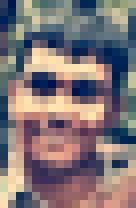
#> input picture Assignment1/Data/self_photo.png, 17 x 26 px, shrunk from 85 x 128 before the run (shown 8 times larger); the run also reads 2 pictures not shown here
$ jupyter execute Question1.ipynb
#> lines starting #> are read from the running program, lines starting #| are printed output that depends on the picture
[cell 1]
import matplotlib.pyplot as plt
from PIL import Image
import numpy as np

[cell 2]
def standardize(image):
    image = (image- image.mean())/ (np.std(image))
    return image

[cell 3]
def cross_corelation(image, filters):
    fig=plt.figure()
    # perform cross_correlation between image and filter
    output = np.zeros(shape=((image.shape[0]-(filters.shape[0])+1),(image.shape[1]-(filters.shape[1])+1))) # this could be the output shape after correlation
    #output = np.zeros(shape=(image.shape[0],image.shape[1]))
    #print("Output shape is ",output.shape)
    #print(filters.shape[0])
    k1= (int)((filters.shape[0]-1)/2) # get the centre row pixel
    rem1= filters.shape[0]-(2*k1) # get the remainder of the pizels which the half of kernel could'nt cover
    #print(k1," ",rem1)
    k2= int((filters.shape[1]-1)/2) # get the centre column pixel
    rem2= filters.shape[1]-(2*k2)
    for i in range(k1,image.shape[0]-k1-1):
        for j in range(k2,image.shape[1]-k2-1):
            image_area= image[i-k1:i+k1+rem1,j-k2:j+k2+rem2]
            image_area= standardize(image_area)
            temp = np.multiply(image_area,filters)
            temp_sum = np.sum(temp)
            output[i-k1,j-k2]=temp_sum
    return output

## Part a) Done for self image

[cell 4]
template = Image.open('Data/self_photo.png').convert('L')
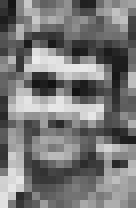
#> template: PIL image 17x26 L (shown 8 times larger); min 18, max 235, mean 119.8
image = Image.open('Data/group_photo.png').convert('L')
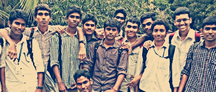
#> input picture Assignment1/Data/group_photo.png, 216 x 92 px, shrunk from 1056 x 447 before the run
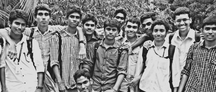
#> image: PIL image 216x92 L; min 11, max 240, mean 134.1

[cell 5]
plt.imshow(image,cmap='gray')
plt.title('Group photo')
plt.show()

[cell 6]
plt.imshow(template,cmap='gray')
plt.title('Self photo')
plt.show()

[cell 7]
image = np.asarray(image)
template = np.asarray(template)
print(image.shape," ",template.shape)
#| (92, 216)   (26, 17)

[cell 8]
imageOut=cross_corelation(image, template)
#> after the loop in cross_corelation, `for i in range(k1,image.shape[0]-k1-1):`:
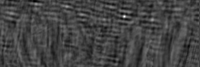
#> output: shape (67, 200) float64; min -8710.6, max 24318.9, mean 185.1; drawn with min black and max white

[cell 9]
plt.imshow(imageOut,cmap='gray')
plt.title('Output with a bright spot in the template region')
plt.show()

### Reason for peak observed in output:
Cross-correlation is about the measure of similarity between the 2 images.
In this case, when the template is correlated with the image, we get the similarity to be very high( which leads to a bright spot in the image) as the template is already present.

### Part b) Output obtained for ucuba2 and trailer images

[cell 10]
template = Image.open('Data/trailer.png').convert('L')
image = Image.open('Data/u2cuba.jpg').convert('L')
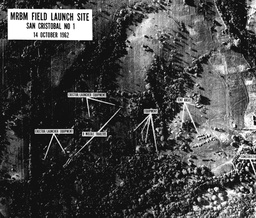
#> input picture Assignment1/Data/u2cuba.jpg, 256 x 218 px, shrunk from 1250 x 1063 before the run
#> image: PIL image 256x218 L

[cell 11]
plt.imshow(image,cmap='gray')
plt.title('u2cuba photo')
plt.show()

[cell 12]
plt.imshow(template,cmap='gray')
plt.title('trailer photo')
plt.show()
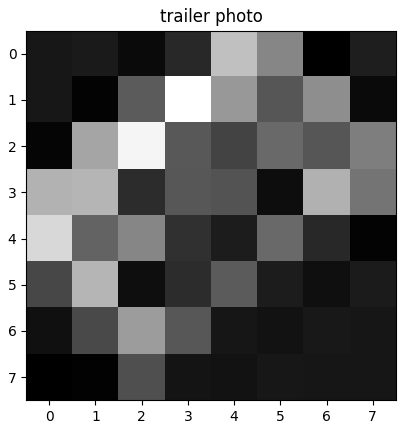
#> figure drawn by matplotlib, 1 panel

[cell 13]
image = np.asarray(image)
template = np.asarray(template)
print(image.shape," ",template.shape)
#| (218, 256)   (8, 8)

[cell 14]
imageOut=cross_corelation(image, template)
#> after the loop in cross_corelation (call 2), `for i in range(k1,image.shape[0]-k1-1):`:
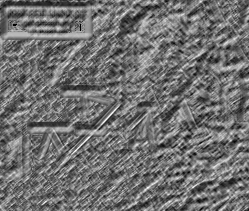
#> output: shape (211, 249) float64; 0.03% of the values are NaN or infinite; the others: min -1714, max 2126.9, mean -17; drawn with min black, max white, NaN and infinite black

[cell 15]
plt.imshow(imageOut,cmap='gray')
plt.title('Output of Normalized cross-correlation of u2cuba and trailer image')
plt.show()

## Reason for straight line artifacts :
Since the template has a black and white part like the input image, the output image is neither black nor white entirely( it grey and almost white). As a result we can see the shapes present in the original image in the output too. We get these white spots when the white regions in the image somewhat match with the white lines of the template.

### Part c) For a bigger trailer image

[cell 16]
template = Image.open('Data/trailerSlightlyBigger.png').convert('L')
image = Image.open('Data/u2cuba.jpg').convert('L')

[cell 17]
plt.imshow(image,cmap='gray')
plt.title('u2cuba photo')
plt.show()

[cell 18]
plt.imshow(template,cmap='gray')
plt.title('Slightly bigger trailer photo')
plt.show()
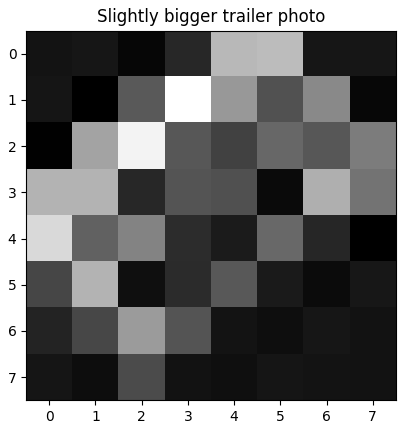
#> figure drawn by matplotlib, 1 panel

[cell 19]
image = np.asarray(image)
template = np.asarray(template)
print(image.shape," ",template.shape)
#| (218, 256)   (8, 8)

[cell 20]
imageOut=cross_corelation(image, template)
